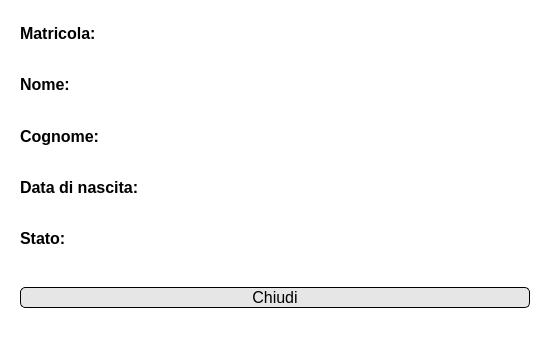
<?xml version="1.0" encoding="UTF-8"?>
<ui version="4.0">
 <class>Dialog</class>
 <widget class="QDialog" name="Dialog">
  <property name="geometry">
   <rect>
    <x>0</x>
    <y>0</y>
    <width>550</width>
    <height>339</height>
   </rect>
  </property>
  <property name="minimumSize">
   <size>
    <width>550</width>
    <height>0</height>
   </size>
  </property>
  <property name="windowTitle">
   <string>Visualizza studente</string>
  </property>
  <property name="styleSheet">
   <string notr="true">background-color: rgb(255, 255, 255);</string>
  </property>
  <property name="modal">
   <bool>true</bool>
  </property>
  <layout class="QVBoxLayout" name="verticalLayout">
   <item>
    <widget class="QWidget" name="widget_2" native="true">
     <layout class="QHBoxLayout" name="horizontalLayout_4">
      <item>
       <widget class="QLabel" name="label">
        <property name="minimumSize">
         <size>
          <width>250</width>
          <height>0</height>
         </size>
        </property>
        <property name="maximumSize">
         <size>
          <width>250</width>
          <height>16777215</height>
         </size>
        </property>
        <property name="font">
         <font>
          <pointsize>12</pointsize>
          <weight>75</weight>
          <bold>true</bold>
         </font>
        </property>
        <property name="text">
         <string>Matricola:</string>
        </property>
       </widget>
      </item>
      <item>
       <widget class="QLineEdit" name="matricola">
        <property name="font">
         <font>
          <pointsize>12</pointsize>
         </font>
        </property>
        <property name="styleSheet">
         <string notr="true">border:None</string>
        </property>
        <property name="readOnly">
         <bool>true</bool>
        </property>
       </widget>
      </item>
     </layout>
    </widget>
   </item>
   <item>
    <widget class="QWidget" name="widget_4" native="true">
     <layout class="QHBoxLayout" name="horizontalLayout_3">
      <item>
       <widget class="QLabel" name="label_3">
        <property name="minimumSize">
         <size>
          <width>250</width>
          <height>0</height>
         </size>
        </property>
        <property name="maximumSize">
         <size>
          <width>250</width>
          <height>16777215</height>
         </size>
        </property>
        <property name="font">
         <font>
          <pointsize>12</pointsize>
          <weight>75</weight>
          <bold>true</bold>
         </font>
        </property>
        <property name="text">
         <string>Nome:</string>
        </property>
       </widget>
      </item>
      <item>
       <widget class="QLineEdit" name="nome">
        <property name="font">
         <font>
          <pointsize>12</pointsize>
         </font>
        </property>
        <property name="styleSheet">
         <string notr="true">border:None</string>
        </property>
        <property name="readOnly">
         <bool>true</bool>
        </property>
       </widget>
      </item>
     </layout>
    </widget>
   </item>
   <item>
    <widget class="QWidget" name="widget_3" native="true">
     <layout class="QHBoxLayout" name="horizontalLayout">
      <item>
       <widget class="QLabel" name="label_5">
        <property name="minimumSize">
         <size>
          <width>250</width>
          <height>0</height>
         </size>
        </property>
        <property name="maximumSize">
         <size>
          <width>250</width>
          <height>16777215</height>
         </size>
        </property>
        <property name="font">
         <font>
          <pointsize>12</pointsize>
          <weight>75</weight>
          <bold>true</bold>
         </font>
        </property>
        <property name="text">
         <string>Cognome:</string>
        </property>
       </widget>
      </item>
      <item>
       <widget class="QLineEdit" name="cognome">
        <property name="font">
         <font>
          <pointsize>12</pointsize>
         </font>
        </property>
        <property name="styleSheet">
         <string notr="true">border:None</string>
        </property>
        <property name="readOnly">
         <bool>true</bool>
        </property>
       </widget>
      </item>
     </layout>
    </widget>
   </item>
   <item>
    <widget class="QWidget" name="widget_5" native="true">
     <layout class="QHBoxLayout" name="horizontalLayout_5">
      <item>
       <widget class="QLabel" name="label_9">
        <property name="minimumSize">
         <size>
          <width>250</width>
          <height>0</height>
         </size>
        </property>
        <property name="maximumSize">
         <size>
          <width>250</width>
          <height>16777215</height>
         </size>
        </property>
        <property name="font">
         <font>
          <pointsize>12</pointsize>
          <weight>75</weight>
          <bold>true</bold>
         </font>
        </property>
        <property name="text">
         <string>Data di nascita:</string>
        </property>
       </widget>
      </item>
      <item>
       <widget class="QLineEdit" name="dataNascita">
        <property name="font">
         <font>
          <pointsize>12</pointsize>
         </font>
        </property>
        <property name="styleSheet">
         <string notr="true">border:None</string>
        </property>
        <property name="readOnly">
         <bool>true</bool>
        </property>
       </widget>
      </item>
     </layout>
    </widget>
   </item>
   <item>
    <widget class="QWidget" name="widget_8" native="true">
     <layout class="QHBoxLayout" name="horizontalLayout_8">
      <item>
       <widget class="QLabel" name="label_15">
        <property name="minimumSize">
         <size>
          <width>250</width>
          <height>0</height>
         </size>
        </property>
        <property name="maximumSize">
         <size>
          <width>250</width>
          <height>16777215</height>
         </size>
        </property>
        <property name="font">
         <font>
          <pointsize>12</pointsize>
          <weight>75</weight>
          <bold>true</bold>
         </font>
        </property>
        <property name="text">
         <string>Stato:</string>
        </property>
       </widget>
      </item>
      <item>
       <widget class="QLineEdit" name="stato">
        <property name="font">
         <font>
          <pointsize>12</pointsize>
         </font>
        </property>
        <property name="styleSheet">
         <string notr="true">border:None</string>
        </property>
        <property name="readOnly">
         <bool>true</bool>
        </property>
       </widget>
      </item>
     </layout>
    </widget>
   </item>
   <item>
    <widget class="QWidget" name="widget_9" native="true">
     <layout class="QHBoxLayout" name="horizontalLayout_9">
      <property name="topMargin">
       <number>20</number>
      </property>
      <property name="bottomMargin">
       <number>20</number>
      </property>
      <item>
       <widget class="QPushButton" name="chiudiButton">
        <property name="font">
         <font>
          <pointsize>12</pointsize>
         </font>
        </property>
        <property name="styleSheet">
         <string notr="true">QPushButton#chiudiButton {
	border: 1px solid;
	background-color:rgb(230, 230, 230);
	border-radius: 5px;
	border-color: rgb(0, 0, 0);
}
QPushButton#chiudiButton:hover {
	background-color: rgb(207, 207, 207);
}</string>
        </property>
        <property name="text">
         <string>Chiudi</string>
        </property>
       </widget>
      </item>
     </layout>
    </widget>
   </item>
  </layout>
 </widget>
 <resources/>
 <connections/>
</ui>
